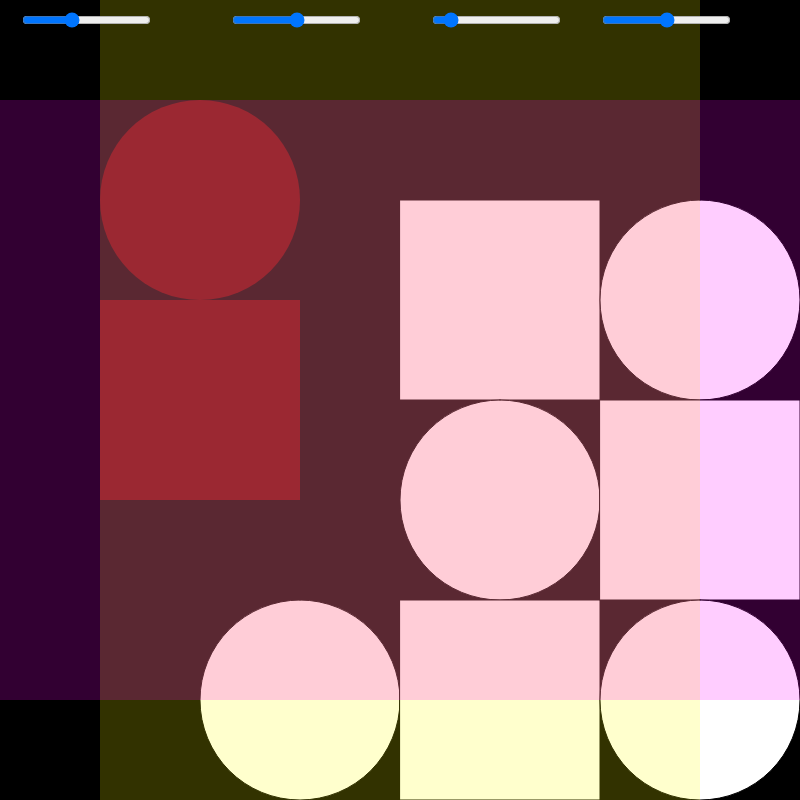
Frame 1 (no input)
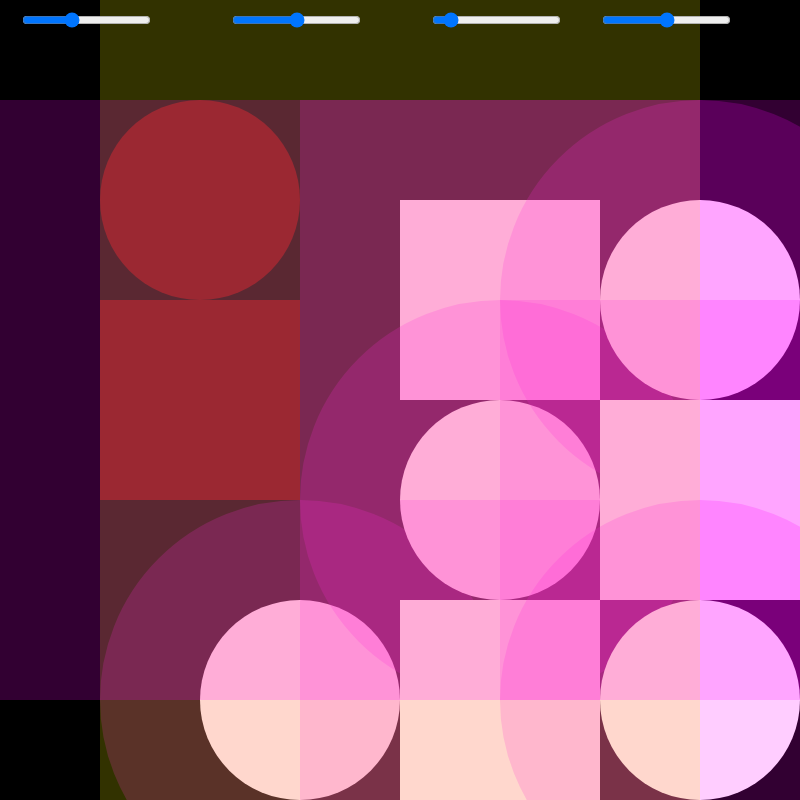
Frame 60 (no input)
Frame 120 (the mouse pressed at the canvas centre since frame 60): identical to frame 60, image omitted

The p5.js sketch that drew these frames (run headless with seeded random() and noise() and a simulated clock; from frame 60 on, the mouse is pressed at the canvas centre):

// p5.js sketch
// ── sketch.js


let durchmesser;
let verticalstroke;
let horizontalstroke;
let winkel;


function setup() {
  createCanvas(800, 800);

  angleMode(DEGREES);

  durchmesser = createSlider(20, 500, 200)
  durchmesser.position(20, 10);

  verticalstroke = createSlider(0, 400, 200)
  verticalstroke.position(230, 10);

  horizontalstroke = createSlider(0, 100, 10)
  horizontalstroke.position(430, 10);

  winkel = createSlider(-45, 45, 0)
  winkel.position(600, 10);
  
 

}


function draw() {
   //background(200, 220, 255,);
background(0, 0, 0,);

  let d = durchmesser.value();
  let rund = d;
  let Vstroke = verticalstroke.value();
  let Hstroke = 400 -  verticalstroke.value();
  //let Hstroke = horizontalstroke.value();
  let drehen = winkel.value();
    
push(); 
  fill(255, 0, 0,100)
  noStroke()
  rectMode(CENTER)
  rotate(drehen);

  rect(200, 200, d, d, rund);
  
  rect(200, 400, d, d);
     pop();
  rect(200, 600, d, d, rund);
  rect(400, 200, d, d);
  rect(400, 400, d, d, rund);
  rect(400, 600, d, d);
  rect(600, 200, d, d, rund);
  rect(600, 400, d, d);
  rect(600, 600, d, d, rund);
 


  rotate(0);
  stroke(255, 255, 0, 50);
  strokeWeight(Vstroke)
  line(200, 0, 200, 800);
  line(400, 0, 400, 800);
  line(600, 0, 600, 800);

    stroke(255, 0, 255, 50);
  strokeWeight(Hstroke)
  line(0, 200, 800, 200);
  line(0, 400, 800, 400);
  line(0, 600, 800, 600);



}
